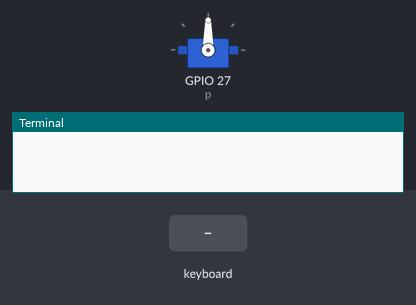
This program was run on a simulated Raspberry Pi (BCM pin numbers). Parts: servo, the last lines printed to the terminal. Inputs (shaded band) come from the test bench. Servo angles are drawn from the pulse width (0.5 ms = 0°, 2.5 ms = 180°).

Above: at 1.2 s.
1.3 s: key "w" typed on the keyboard
At 1.6 s:
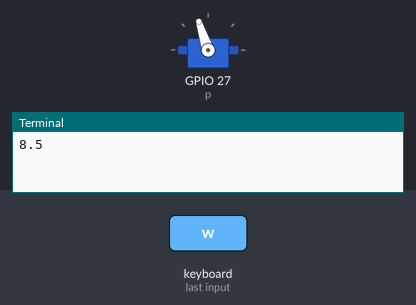
2.8 s: key "w" typed on the keyboard
At 4.0 s:
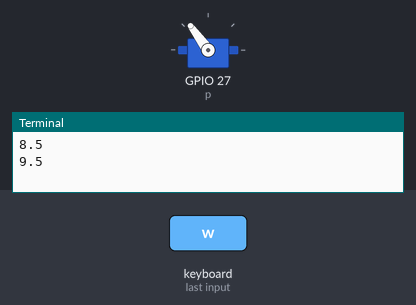
4.3 s: key "s" typed on the keyboard
At 5.1 s:
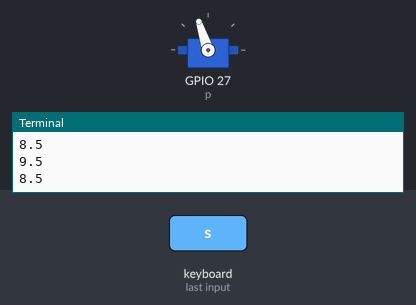
Timing chart, 0 to 7.3 s (numbered marks = the images above; inputs shaded):
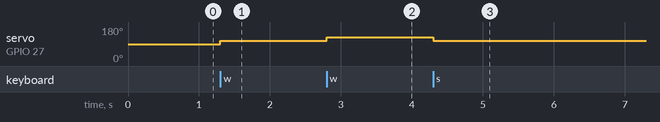

The program:

servo_c.py
```python
import RPi.GPIO as GPIO
import time
import curses
screen=curses.initscr()
curses.noecho()
curses.cbreak()
curses.halfdelay(3)
screen.keypad(True)

GPIO.setwarnings(False)
GPIO.setmode(GPIO.BCM)
GPIO.setup(27, GPIO.OUT)

p=GPIO.PWM(27, 50)
p.start(7.5)
i=7.5
p.ChangeDutyCycle(7.5)
try:
        while True:
		char=screen.getch()
		if char==ord('w'):
			i=i+1
                	p.ChangeDutyCycle(i)
			print i
                	time.sleep(1)
		elif char==ord('s'):
			i=i-1
			p.ChangeDutyCycle(i)
			print i
			time.sleep(1)
except KeyboardInterrupt:
        p.stop()
	curses.endwin()
	curses.echo()
	curses.nocbreak()
	screen.keypad(0)
        GPIO.cleanup()
```

Measured:
- after the input at 1.3 s, servo on GPIO 27 (p): 90° → 108° at once
- after the input at 2.8 s, servo on GPIO 27 (p): 108° → 126° at once
- after the input at 4.3 s, servo on GPIO 27 (p): 126° → 108° at once
